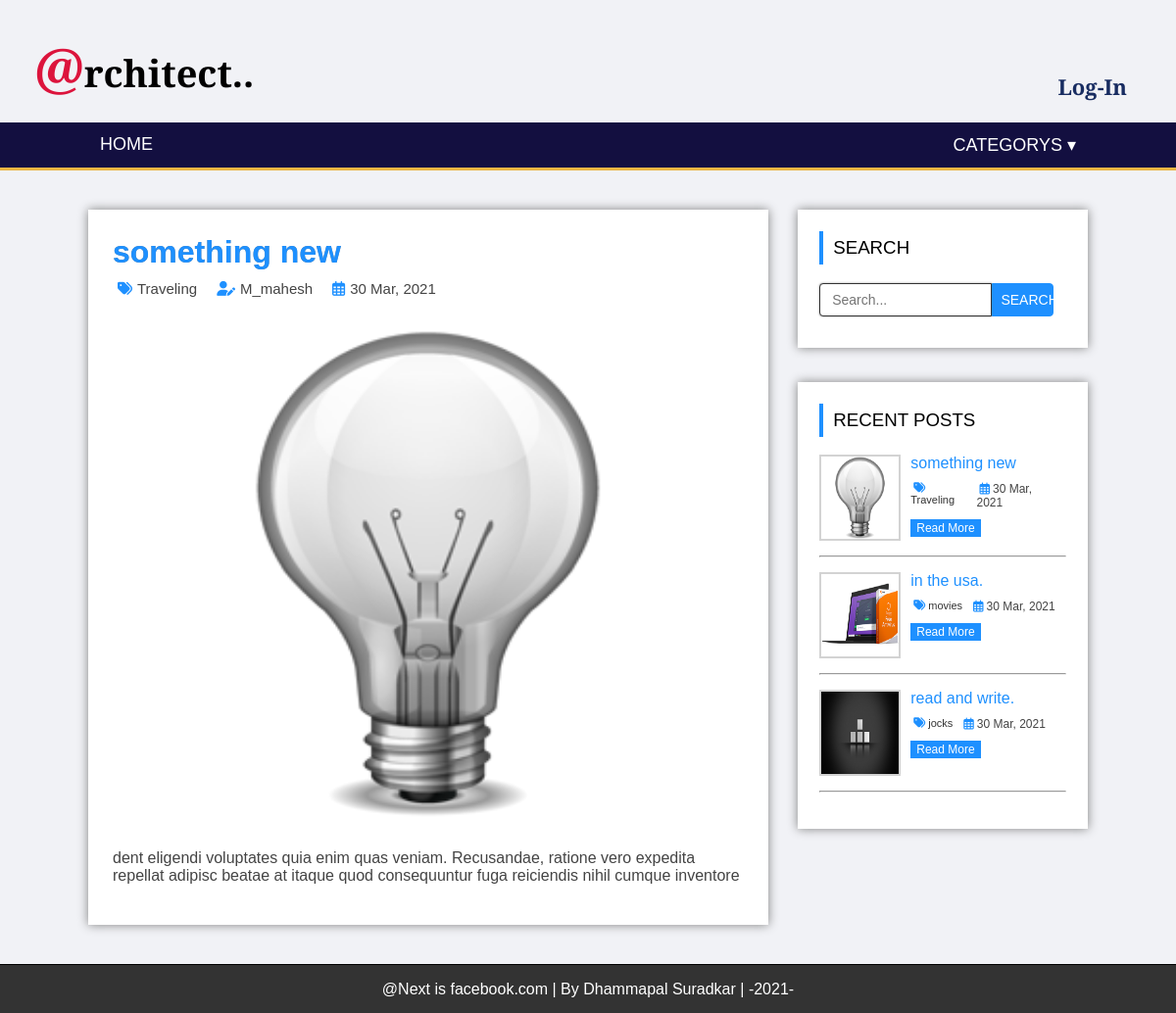
The page /single.php?id=37 on the database its author committed.
### tables this page shows
CREATE TABLE `settings` (
  `setting_id` int(11) NOT NULL,
  `website_name` varchar(255) NOT NULL,
  `website_logo` varchar(255) NOT NULL,
  `FooterDesc` varchar(300) NOT NULL
);

CREATE TABLE `post` (
  `post_id` int(11) NOT NULL,
  `tital` varchar(255) NOT NULL,
  `description` varchar(300) NOT NULL,
  `category` varchar(50) NOT NULL,
  `post_date` varchar(100) NOT NULL,
  `author` varchar(50) NOT NULL,
  `images` varchar(255) NOT NULL
);

CREATE TABLE `category` (
  `category_id` int(11) NOT NULL,
  `category_name` varchar(255) NOT NULL,
  `post` varchar(50) DEFAULT '0'
);

CREATE TABLE `user` (
  `user_id` int(11) NOT NULL,
  `FirstName` varchar(255) NOT NULL,
  `LastName` varchar(255) NOT NULL,
  `Username` varchar(255) NOT NULL,
  `password` varchar(255) NOT NULL,
  `Role` varchar(50) NOT NULL,
  `bio` varchar(255) NOT NULL,
  `address` varchar(100) NOT NULL,
  `img` varchar(150) NOT NULL
);

### single.php (the view)
<?php include 'header_nav.php' ?>
<div class="container">
  <div class="row">
    <?php
       include 'connection.php';
       $post_id = mysqli_real_escape_string($conn, $_GET['id']);
       $sql = "SELECT post.tital,post.description,post.post_date,post.images,category.category_name,user.Username
               FROM post LEFT JOIN category ON post.category = category.category_id
               LEFT JOIN user ON post.author = user.user_id
               WHERE post.post_id = {$post_id}";
       $squery = mysqli_query($conn, $sql) or die("Error in Query : select");
       if(mysqli_num_rows($squery) > 0){
         while($row = mysqli_fetch_assoc($squery)){
    ?>
    <div class="main3">
      <h1><?php echo $row['tital']; ?></h1>
      <div class="s_content">
        <a href="#"><i class="fas fa-tags"></i><?php echo $row['category_name']; ?></a>
        <a href="#"><i class="fas fa-user-edit"></i><?php echo $row['Username']; ?></a>
        <p><i class="far fa-calendar-alt"></i><?php echo $row['post_date']; ?></p>
      </div>
      <div class="s_img">
        <img src="admin/images/<?php echo $row['images']; ?>">
      </div>
      <p><?php echo $row['description']; ?></p>
    </div>
    <?php
          }
        }
    ?>
    <div class="main2">
      <div class="m2_section1">
        <h3>SEARCH</h3>
        <?php include 'search.php'; ?>
      </div>
      <div class="m2_section2">
        <h3>RECENT POSTS</h3>
        <?php include 'sidebar.php'; ?>
      </div>
    </div>
  </div>
</div>
<div class="container footer">
  <?php
     $sql1 = "SELECT FooterDesc FROM settings";
     $squery1 = mysqli_query($conn, $sql1) or die("Error in Query : select");
     $row1 = mysqli_fetch_assoc($squery1);
  ?>
  <p><?php echo $row1['FooterDesc']; ?></p>
</div>

### header_nav.php (shortened to what this page needs)
<!DOCTYPE html>
<html lang="en" dir="ltr">
  <head>
    <link rel="stylesheet" href="css/style1.css">
  </head>
  <body>
    <div class="container">
      <div class="head">
        <?php
           include 'connection.php';
           $sql = "SELECT website_name FROM settings";
           $squery = mysqli_query($conn, $sql) or die("Error in Query : select1");
           $row = mysqli_fetch_assoc($squery);
        ?>
        <a href="http://localhost:8012/My_Large_Project/cms_news_project/index.php"><span class="t_head"><?php echo substr($row['website_name'],0,1); ?></span><?php echo substr($row['website_name'],1,30); ?></a>
        <div class="log">
          <?php
             if(isset($_SESSION['user_id'])){
               echo "<a class='panel' href='http://localhost:8012/My_Large_Project/cms_news_project/admin/post.php'><i class='fa fa-users-cog'></i></a>";
               echo "<a href='http://localhost:8012/My_Large_Project/cms_news_project/admin/log-out.php'>Log-Out</a>";
             }else{
               echo '<a href="http://localhost:8012/My_Large_Project/cms_news_project/admin/index.php">Log-In</a>';
             }
          ?>
        </div>
      </div>
      <div class="navbar">
        <ul class="list" id="nav">
          <li><a href="index.php">HOME</a></li>
          <li class="dropdown">
            <a href="#">CATEGORYS &#x25BE;</a>
          </li>
        </ul>
      </div>
    </div>
  </body>
</html>

### sidebar.php
<?php
   include 'connection.php';
   $limit = 3;
   $sql = "SELECT post.post_id,post.tital,post.description,post.post_date,post.images,
           category.category_name,category.category_id
           FROM post LEFT JOIN category ON post.category = category.category_id
           ORDER BY post.post_id DESC LIMIT {$limit}";
   $squery = mysqli_query($conn, $sql) or die("Error in Query : select");
   if(mysqli_num_rows($squery) > 0){
     while($row = mysqli_fetch_assoc($squery)){
?>
<div class="m1_section1">
  <div class="sec1">
    <a href="single.php?id=<?php echo $row['post_id']; ?>"><img src="admin/images/<?php echo $row['images']; ?>"></a>
  </div>
  <div class="sec2">
    <a class="tital" href="single.php?id=<?php echo $row['post_id']; ?>"><?php echo $row['tital']; ?></a>
    <div class="content">
      <a href="category.php?category=<?php echo $row['category_id']; ?>"><i class="fas fa-tags"></i><?php echo $row['category_name']; ?></a>
      <p><i class="far fa-calendar-alt"></i><?php echo $row['post_date']; ?></p>
    </div>
    <button onclick="window.location.href='single.php?id=<?php echo $row['post_id']; ?>'">Read More</button>
  </div>
</div>
<hr>
<?php
     }
   }
?>

### css/style1.css (style rules this page uses)
* { box-sizing: border-box; }
body { margin: 0; font-family: arial; background-color: #f1f2f6; }
.container { width: 100%; }
.container .head { display: flex; justify-content: space-between; background-color: #f1f2f6; width: 100%; padding: 10px; text-align: center; }
.container .head a { display: block; color: black; margin: 20px 0 10px 25px; text-decoration: none; font-size: 38px; font-weight: 600; font-family: 'Cormorant Unicase', serif; }
.container .head a span { font-size: 55px; color: crimson; }
.container .head .log { display: flex; align-self: center; margin-top: 40px; margin-right: 40px; }
.container .head .log a { font-size: 22px; color: #182C61; transition: 0.3s; }
.container .navbar { display: flow-root; }
.container .navbar ul { margin: 0; list-style-type: none; background-color: #130f40; }
.container .navbar ul.list { display: flex; justify-content: space-between; border-bottom: 3px solid #EAB543; transition: 0.5s; }
.container .navbar ul.list li:first-child { margin-left: 40px; }
.container .navbar ul.list li:last-child { margin-right: 80px; }
.container .navbar ul.list .dropdown { position: relative; display: inline-block; }
.container .navbar ul li a { display: block; color: white; font-size: 18px; padding: 12px 22px; text-decoration: none; transition: 0.2s; }
.row { display: flex; width: 85%; margin: 40px auto; border-radius: 3px; }
.row .main2 { width: 29%; }
.main2 .m2_section1 { width: 100%; padding: 22px; margin-bottom: 35px; background-color: white; box-shadow: 0 0 10px gray; display: flow-root; }
.main2 .m2_section1 h3 { margin-top: 0; border-left: 4px solid dodgerblue; padding: 6px; padding-left: 10px; font-weight: 510; }
.main2 .m2_section2 { width: 100%; padding: 22px; background-color: white; box-shadow: 0 0 10px gray; }
.main2 .m2_section2 h3 { margin-top: 0; border-left: 4px solid dodgerblue; padding: 6px; padding-left: 10px; font-weight: 510; }
.main2 hr { margin: 15px 0; color: lightgray; }
.row .main2 .m2_section2 .m1_section1 { display: flex; width: 100%; margin-bottom: 10px; }
.row .main2 .m2_section2 .m1_section1 .sec1 { display: inline-block; width: 33%; height: 88px; }
.row .main2 .m2_section2 .m1_section1 .sec1 img { width: 100%; height: 100%; border: 2px solid lightgray; transition: 0.3s; }
.row .main2 .m2_section2 .m1_section1 .sec2 { padding: 0 10px; width: 67%; }
.row .main2 .m2_section2 .m1_section1 .sec2 a.tital { display: block; text-decoration: none; color: dodgerblue; font-size: 16px; font-weight: normal; margin-bottom: 10px; cursor: pointer; transition: 0.4s; }
.row .main2 .m2_section2 .m1_section1 .sec2 .content { display: flex; }
.row .main2 .m2_section2 .m1_section1 .sec2 .content a { display: block; color: #333; text-decoration: none; font-size: 11px; margin-right: 8px; }
.row .main2 .m2_section2 .m1_section1 .sec2 .content a i { color: dodgerblue; margin: 0 3px; font-size: 12px; }
.row .main2 .m2_section2 .m1_section1 .sec2 .content p i { color: dodgerblue; font-size: 12px; margin: 0 3px; }
.row .main2 .m2_section2 .m1_section1 .sec2 .content p { font-size: 12px; color: #444; margin: 0; }
.row .main2 .m2_section2 .m1_section1 .sec2 button { color: white; background-color: dodgerblue; border: none; padding: 2px 6px; font-size: 12px; transition: 0.3s; margin-top: 10px; }
.footer { background-color: #f1f2f6; border-top: 1px solid black; }
.footer p { padding: 0 0 15px; color: black; text-align: center; margin-bottom: 0; }
.row .main3 { width: 68%; padding: 25px; background-color: white; margin-right: 3%; box-shadow: 0 0 10px gray; }
.row .main3 h1 { margin: 0 0 10px; color: dodgerblue; text-shadow: 0 0 0 gray; transition: 0.3s; }
.row .main3 .s_img { width: 85%; height: 500px; margin: 32px auto; }
.row .main3 img { width: 100%; height: 100%; }
.row .main3 .s_content { display: flex; }
.row .main3 .s_content a { display: block; color: #444; text-decoration: none; font-size: 15px; margin-right: 15px; }
.row .main3 .s_content a i { color: dodgerblue; margin: 0 5px; font-size: 15px; }
.row .main3 .s_content p i { color: dodgerblue; font-size: 15px; margin: 0 5px; }
.row .main3 p { color: #444; }
.row .main3 .s_content p { font-size: 15px; color: #444; text-align: justify; margin: 0; }
.footer { background-color: #333; }
.footer p { color: white; }

### rows shown on the page
settings: website_name "@", website_name "rchitect..", FooterDesc "@Next is facebook.com | By Dhammapal Suradkar | -2021-"
post: tital "something new", category.category_name "Traveling", user.Username "M_mahesh", post_date "30 Mar, 2021", images (picture), description "dent eligendi voluptates quia enim quas veniam. Recusandae, ratione vero expedita repellat adipisc beatae at itaque quod consequuntur fuga reiciendis nihil cumque inventore"
post: images (picture), tital "in the usa.", category.category_name "movies", post_date "30 Mar, 2021"
post: images (picture), tital "read and write.", category.category_name "jocks", post_date "30 Mar, 2021"
